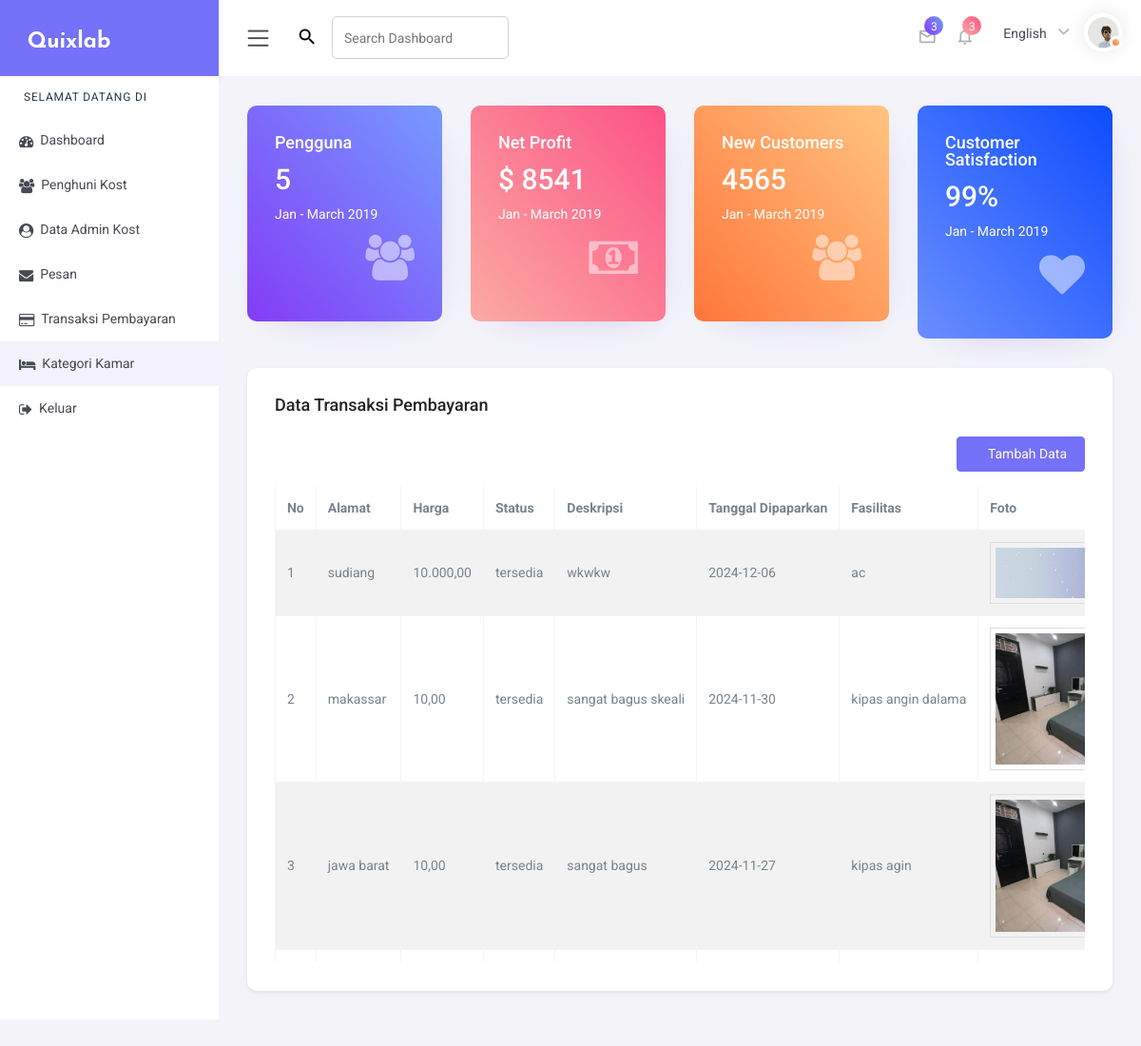
Page /dataKost2.php on the committed database.
### tables this page shows
CREATE TABLE `kamar_222271` (
  `id_222271` int(11) NOT NULL,
  `alamat_222271` varchar(200) NOT NULL,
  `harga_222271` int(1) NOT NULL,
  `status_222271` enum('tersedia','disewa') DEFAULT 'tersedia',
  `deskripsi_222271` text DEFAULT NULL,
  `tanggal_tersedia_222271` date DEFAULT NULL,
  `fasilitas_222271` varchar(255) DEFAULT NULL,
  `foto_222271` varchar(255) DEFAULT NULL,
  `ukuran_222271` varchar(100) NOT NULL,
  `rating_222271` decimal(2,1) DEFAULT NULL
);

### config/fungsi.php (called while the page is built, shortened)
<?php
$db = mysqli_connect('localhost', 'root', '', '222271_royandi');
function query($query)
{
    global $db;
    $result = mysqli_query($db, $query);
    $rows = [];
    while ($row = mysqli_fetch_assoc($result)) {
        $rows[] = $row;
    }
    return $rows;
}

### dataKost2.php (the view, shortened to what this page needs)
<?php
require 'config/fungsi.php';
$query = "SELECT * FROM kamar_222271";
$result = mysqli_query($db, $query);
$data_kamar = mysqli_fetch_all($result, MYSQLI_ASSOC);
$totalPenghuniQuery = query("SELECT COUNT(*) AS total FROM pengguna_222271");
$totalPenghuni = $totalPenghuniQuery[0]['total'] ?? 0;
?>
<!DOCTYPE html>
<html lang="en">
<head>
    <link href="main/css/pignose.calendar.min.css" rel="stylesheet" />
    <link rel="stylesheet" href="main/css/chartist.min.css" />
    <link rel="stylesheet" href="css/chartist-plugin-tooltip.css" />
    <link href="main/css/style.css" rel="stylesheet" />
</head>
<body>
    <div id="main-wrapper">
        <div class="nav-header">
            <div class="brand-logo">
                <a href="index.html">
                    <span class="brand-title">
                        <img src="main/images/logo-text.png" alt="" />
                    </span>
                </a>
            </div>
        </div>
        <div class="header">
            <div class="header-content clearfix">
                <div class="nav-control">
                    <div class="hamburger">
                        <span class="toggle-icon"><i class="icon-menu"></i></span>
                    </div>
                </div>
                <div class="header-left">
                    <div class="input-group icons">
                        <div class="input-group-prepend">
                            <span
                                class="input-group-text bg-transparent border-0 pr-2 pr-sm-3"
                                id="basic-addon1"><i class="mdi mdi-magnify"></i></span>
                        </div>
                        <input
                            type="search"
                            class="form-control"
                            placeholder="Search Dashboard"
                            aria-label="Search Dashboard" />
                    </div>
                </div>
                <div class="header-right">
                    <ul class="clearfix">
                        <li class="icons dropdown">
                            <a href="javascript:void(0)" data-toggle="dropdown">
                                <i class="mdi mdi-email-outline"></i>
                                <span class="badge badge-pill gradient-1">3</span>
                            </a>
                        </li>
                        <li class="icons dropdown">
                            <a href="javascript:void(0)" data-toggle="dropdown">
                                <i class="mdi mdi-bell-outline"></i>
                                <span class="badge badge-pill gradient-2">3</span>
                            </a>
                        </li>
                        <li class="icons dropdown d-none d-md-flex">
                            <a
                                href="javascript:void(0)"
                                class="log-user"
                                data-toggle="dropdown">
                                <span>English</span>
                                <i class="fa fa-angle-down f-s-14" aria-hidden="true"></i>
                            </a>
                        </li>
                        <li class="icons dropdown">
                            <div
                                class="user-img c-pointer position-relative"
                                data-toggle="dropdown">
                                <span class="activity active"></span>
                                <img src="main/images/users/1.png" height="40" width="40" alt="" />
                            </div>
                        </li>
                    </ul>
                </div>
            </div>
        </div>
        <div class="nk-sidebar">
            <div class="nk-nav-scroll">
                <ul class="metismenu" id="menu">
                    <li class="nav-label">Selamat Datang Di</li>
                    <li>
                        <a href="dhasboard2.php">
                            <i class="fa fa-tachometer menu-icon"></i><span class="nav-text">Dashboard</span>
                        </a>
                    </li>
                    <li>
                        <a href="dataUser2.php">
                            <i class="fa fa-users menu-icon"></i><span class="nav-text">Penghuni Kost</span>
                        </a>
                    </li>
                    <li>
                        <a href="dataAdmin2.php">
                            <i class="fa fa-user-circle menu-icon"></i><span class="nav-text">Data Admin Kost</span>
                        </a>
                    </li>
                    <li>
                        <a href="./pesan.html">
                            <i class="fa fa-envelope menu-icon"></i><span class="nav-text">Pesan</span>
                        </a>
                    </li>
                    <li>
                        <a href="addTransaksi2.php">
                            <i class="fa fa-credit-card menu-icon"></i><span class="nav-text">Transaksi Pembayaran</span>
                        </a>
                    </li>
                    <li>
                        <a href="dataKost2.php">
                            <i class="fa fa-bed menu-icon"></i><span class="nav-text">Kategori Kamar</span>
                        </a>
                    </li>
                    <li>
                        <a href="index.php">
                            <i class="fa fa-sign-out menu-icon"></i><span class="nav-text">Keluar</span>
                        </a>
                    </li>
                </ul>
            </div>
        </div>
        <div class="content-body">
            <div class="container-fluid mt-3">
                <div class="row">
                    <div class="col-lg-3 col-sm-6">
                        <div class="card gradient-1">
                            <div class="card-body">
                                <h3 class="card-title text-white">Pengguna</h3>
                                <div class="d-inline-block">
                                    <h2 class="numbers text-white"><?php echo $totalPenghuni; ?></h2>
                                    <p class="text-white mb-0">Jan - March 2019</p>
                                </div>
                                <span class="float-right display-5 opacity-5"><i class="fa fa-users"></i></span>
                            </div>
                        </div>
                    </div>
                    <div class="col-lg-3 col-sm-6">
                        <div class="card gradient-2">
                            <div class="card-body">
                                <h3 class="card-title text-white">Net Profit</h3>
                                <div class="d-inline-block">
                                    <h2 class="text-white">$ 8541</h2>
                                    <p class="text-white mb-0">Jan - March 2019</p>
                                </div>
                                <span class="float-right display-5 opacity-5"><i class="fa fa-money"></i></span>
                            </div>
                        </div>
                    </div>
                    <div class="col-lg-3 col-sm-6">
                        <div class="card gradient-3">
                            <div class="card-body">
                                <h3 class="card-title text-white">New Customers</h3>
                                <div class="d-inline-block">
                                    <h2 class="text-white">4565</h2>
                                    <p class="text-white mb-0">Jan - March 2019</p>
                                </div>
                                <span class="float-right display-5 opacity-5"><i class="fa fa-users"></i></span>
                            </div>
                        </div>
                    </div>
                    <div class="col-lg-3 col-sm-6">
                        <div class="card gradient-4">
                            <div class="card-body">
                                <h3 class="card-title text-white">Customer Satisfaction</h3>
                                <div class="d-inline-block">
                                    <h2 class="text-white">99%</h2>
                                    <p class="text-white mb-0">Jan - March 2019</p>
                                </div>
                                <span class="float-right display-5 opacity-5"><i class="fa fa-heart"></i></span>
                            </div>
                        </div>
                    </div>
                </div>
                <div class="row">
                    <div class="col-lg-12">
                        <div class="row">
                            <div class="col-12"></div>
                        </div>
                    </div>
                </div>
                <div class="row">
                    <div class="col-lg-12">
                        <div class="card shadow-sm">
                            <div class="card-body">
                                <div class="active-member">
                                    <h4 class="card-title text-left mb-4">
                                        Data Transaksi Pembayaran
                                    </h4>
                                    <div class="mb-3 text-right">
                                        <a href="addKamar2.php" class="btn btn-primary">
                                            <i class="fas fa-plus"></i> Tambah Data
                                        </a>
                                    </div>
                                    <div class="table-responsive">
                                        <table class="table table-striped table-bordered table-hover" id="tabelData">
                                            <thead>
                                                <tr>
                                                    <th>No</th>
                                                    <th>Alamat</th>
                                                    <th>Harga</th>
                                                    <th>Status</th>
                                                    <th>Deskripsi</th>
                                                    <th>Tanggal Dipaparkan</th>
                                                    <th>Fasilitas</th>
                                                    <th>Foto</th>
                                                </tr>
                                            </thead>
                                            <tbody>
                                                <?php if (!empty($data_kamar)): ?>
                                                    <?php foreach ($data_kamar as $index => $row): ?>
                                                        <tr>
                                                            <td><?php echo $index + 1; ?></td>
                                                            <td><?php echo htmlspecialchars($row['alamat_222271']); ?></td>
                                                            <td><?php echo htmlspecialchars(number_format($row['harga_222271'], 2, ',', '.')); ?></td>
                                                            <td><?php echo htmlspecialchars($row['status_222271']); ?></td>
                                                            <td><?php echo htmlspecialchars($row['deskripsi_222271']); ?></td>
                                                            <td><?php echo htmlspecialchars($row['tanggal_tersedia_222271']); ?></td>
                                                            <td><?php echo htmlspecialchars($row['fasilitas_222271']); ?></td>
                                                            <td>
                                                                <?php
                                                                $foto_path = htmlspecialchars($row['foto_222271']);
                                                                $upload_dir = 'uploads/';
                                                                $full_path = $upload_dir . $foto_path;
                                                                if (!empty($foto_path) && file_exists($full_path)) {
                                                                    echo '<img src="' . $full_path . '" alt="Foto Kamar" style="width: 170px; height: auto; border: 1px solid #ddd; padding: 5px;">';
                                                                } else {
                                                                    echo '<img src="uploads/placeholder.jpg" alt="Foto Tidak Tersedia" style="width: 200px; height: auto;">';
                                                                }
                                                                ?>
                                                            </td>
                                                        </tr>
                                                    <?php endforeach; ?>
                                                <?php else: ?>
                                                    <tr>
                                                        <td colspan="11" class="text-center">Tidak ada data kamar yang tersedia.</td>
                                                    </tr>
                                                <?php endif; ?>
                                            </tbody>
                                        </table>
                                    </div>
                                </div>
                            </div>
                        </div>
                    </div>
                </div>
            </div>
</body>
</html>

### dataKost2.php (style rules this page uses)
.table-responsive { max-height: 500px; overflow-y: auto; }
.table th, .table td { white-space: nowrap; overflow: hidden; text-overflow: ellipsis; }

### rows in the picture
kamar_222271: alamat_222271 "sudiang", harga_222271 "10.000,00", status_222271 "tersedia", deskripsi_222271 "wkwkw", tanggal_tersedia_222271 "2024-12-06", fasilitas_222271 "ac", foto_222271 (picture)
kamar_222271: alamat_222271 "makassar", harga_222271 "10,00", status_222271 "tersedia", deskripsi_222271 "sangat bagus skeali", tanggal_tersedia_222271 "2024-11-30", fasilitas_222271 "kipas angin dalama", foto_222271 (picture)
kamar_222271: alamat_222271 "jawa barat", harga_222271 "10,00", status_222271 "tersedia", deskripsi_222271 "sangat bagus", tanggal_tersedia_222271 "2024-11-27", fasilitas_222271 "kipas agin", foto_222271 (picture)

### other values in the picture
$totalPenghuni "5"
